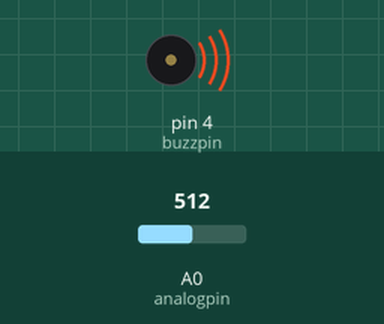
A sketch run on a simulated Arduino Uno, built with avr-gcc and run on an emulated ATmega328P. On the bench: buzzer (waves = sounding). The inputs (shaded band) are chosen by the test bench; at power-on: A0 (analogpin) = 512. What the sketch prints to the serial monitor is not drawn.

Above: at 0.1 s.
Timing chart, 0 to 1.6 s (numbered marks = the images above):
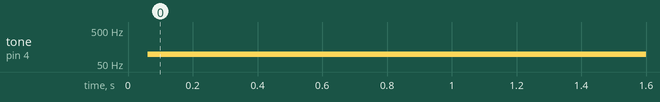

The sketch:

wi.ino
```cpp
int buzzpin = 4, buzzdelay = 10000000, analogpin = A0, read;
void setup() {
  pinMode(buzzpin, OUTPUT);
  pinMode(analogpin, INPUT);
  Serial.begin(9600);
}

void loop() {

  read = analogRead(analogpin);
  buzzdelay = (9940. / 1023.) * read + 60;

  digitalWrite(buzzpin, HIGH);
  delayMicroseconds(buzzdelay);
  digitalWrite(buzzpin, LOW);
  delayMicroseconds(buzzdelay);

  Serial.println(read);
}
```

Measured:
- by itself, tone on pin 4 (buzzpin): silent → 96 Hz at 0.06 s
